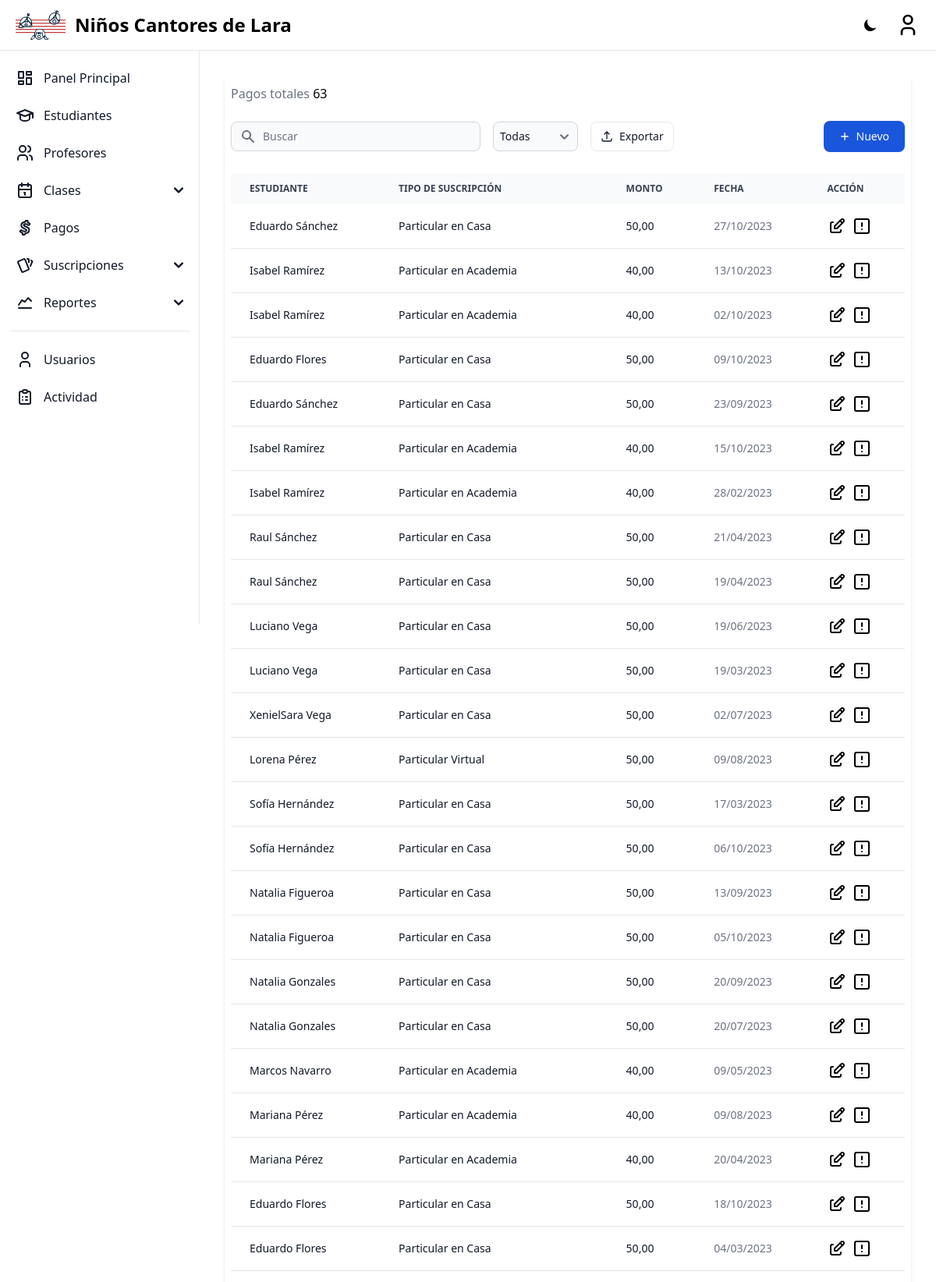
/payments/ (signed in, upper part), run on the app's committed database.
### home/models.py (models this page shows, shortened)
class Payment(models.Model):
    subscription = models.ForeignKey(Subscription, on_delete=models.CASCADE, related_name='payments', verbose_name=_('Subscription'))
    price = models.DecimalField(verbose_name=_('Price'), max_digits=10, decimal_places=2)
    date = models.DateTimeField(verbose_name=_('Date'), )

class Subscription(models.Model):
    subscription_type = models.ForeignKey(SubscriptionType, on_delete=models.CASCADE, verbose_name=_('Subscription Type'))
    student = models.ForeignKey('Student', on_delete=models.CASCADE, verbose_name=_('Student'))
    start_date = models.DateField(verbose_name=_('Start Date'))
    end_date = models.DateField(verbose_name=_('End Date'))
    is_active = models.BooleanField(verbose_name=_('Active'), default=True)
    auto_renewal = models.BooleanField(verbose_name=_('Auto Renewal'), default=True)

class Student(models.Model):
    identify_card = models.CharField(verbose_name=_('Identify Card'), max_length=20, blank=True, null=True)
    first_name = models.CharField(verbose_name=_('First Name'), max_length=255)
    second_name = models.CharField(verbose_name=_('Second Name'), max_length=255, blank=True, null=True)
    first_surname = models.CharField(verbose_name=_('First Surname'), max_length=255)
    second_surname = models.CharField(verbose_name=_('Second Surname'), max_length=255, blank=True, null=True)
    birthdate = models.DateField(verbose_name=_('Birthdate'))
    phone_number = models.CharField(verbose_name=_('Phone'), max_length=20)
    email = models.EmailField(verbose_name=_('Email'), )
    address = models.TextField(verbose_name=_('Address'), )
    is_active = models.BooleanField(verbose_name=_('Active'), default=True)
    def __str__(self):
        return f'{self.first_name} {self.first_surname}'
    class Meta:
        constraints = [
            UniqueConstraint(
                fields=['identify_card','first_name', 'second_name', 'first_surname', 'second_surname', 'birthdate'],
                name='unique_student'
            )
        ]

class SubscriptionType(models.Model):
    name = models.CharField(verbose_name=_('Name'), max_length=255)
    description = models.TextField(verbose_name=_('Description'), blank=True, null=True)
    price = models.DecimalField(verbose_name=_('Price'), max_digits=10, decimal_places=2, blank=True, null=True)
    number_of_lessons = models.IntegerField(verbose_name=_('Number of Lessons'), blank=True, null=True)
    class Meta:
        constraints = [
            UniqueConstraint(
                fields=['name', 'price'],
                name='unique_subscription_type'
            )
        ]

### home/views/payments.py (the view)
# urls.py: path('payments/', Payment_ListView.as_view(), name='payment-list'),
class Payment_ListView(ListView):
    model = Payment
    template_name = 'home/payment_list.html'
    context_object_name = 'payments'

### templates/home/payment_list.html (shortened to what this page needs)
{% extends "base.html" %}
{% block content %}
{% load compress %}
{% load static %}
<div class="relative overflow-x-auto shadow-md sm:rounded-lg px-2">
    <div class="flex py-3 flex-row lg:items-center justify-between space-y-0 space-x-4">
        <div class="flex items-center flex-1 space-x-4">
            <h5>
                <span class="text-gray-500 dark:text-gray-300">Pagos totales</span>
                <span class="dark:text-white">{{ payments | length}}</span>
            </h5>
        </div>
    </div>
    <div class="flex flex-row w-full items-center justify-between pb-4">
        <div class="flex py-3 flex-row items-center justify-between space-y-0 space-x-4">
            <div>
                <div class="relative">
                    <div class="absolute inset-y-0 left-0 flex items-center pl-3 pointer-events-none">
                    </div>
                    <input type="text" id="table-search"  class="block p-2 pl-10 text-sm text-gray-900 border border-gray-300 rounded-lg w-80 bg-gray-50 focus:ring-blue-500 focus:border-blue-500 dark:bg-gray-700 dark:border-gray-600 dark:placeholder-gray-400 dark:text-white dark:focus:ring-blue-500 dark:focus:border-blue-500" placeholder="Buscar">
                </div>
            </div>
            <div class="relative">
                <select id="filter-status" class="block p-2 pr-6 text-sm text-gray-900 border border-gray-300 rounded-lg bg-gray-50 focus:ring-blue-500 focus:border-blue-500 dark:bg-gray-700 dark:border-gray-600 dark:placeholder-gray-400 dark:text-white dark:focus:ring-blue-500 dark:focus:border-blue-500">
                    <option value="">Todas</option>
                </select>
            </div>
            <div class="flex flex-col flex-shrink-0 space-y-3 md:flex-row md:items-center lg:justify-end md:space-y-0 md:space-x-3">
                <button type="button" class="export-button flex items-center justify-center flex-shrink-0 px-3 py-2 text-sm font-medium text-gray-900 bg-white border border-gray-200 rounded-lg focus:outline-none hover:bg-gray-100 hover:text-primary-700 focus:z-10 focus:ring-4 focus:ring-gray-200 dark:focus:ring-gray-700 dark:bg-gray-800 dark:text-gray-400 dark:border-gray-600 dark:hover:text-white dark:hover:bg-gray-700">
                    <svg class="w-4 h-4 mr-2" xmlns="http://www.w3.org/2000/svg" fill="none" viewbox="0 0 24 24" stroke-width="2" stroke="currentColor" aria-hidden="true">
                        <path stroke-linecap="round" stroke-linejoin="round" d="M3 16.5v2.25A2.25 2.25 0 005.25 21h13.5A2.25 2.25 0 0021 18.75V16.5m-13.5-9L12 3m0 0l4.5 4.5M12 3v13.5" />
                    </svg>
                    Exportar
                </button>
            </div>
        </div>
        <button type="button" onclick="window.location.href = '{% url 'payment-create' %}'" class="flex items-center justify-center text-white bg-blue-700 hover:bg-blue-800 focus:ring-4 focus:outline-none focus:ring-blue-300 font-medium rounded-lg text-sm w-full sm:w-auto px-5 py-2.5 text-center dark:bg-blue-600 dark:hover:bg-blue-700 dark:focus:ring-blue-800">
            <svg class="h-3.5 w-3.5 mr-2" fill="currentColor" viewbox="0 0 20 20" xmlns="http://www.w3.org/2000/svg" aria-hidden="true">
                <path clip-rule="evenodd" fill-rule="evenodd" d="M10 3a1 1 0 011 1v5h5a1 1 0 110 2h-5v5a1 1 0 11-2 0v-5H4a1 1 0 110-2h5V4a1 1 0 011-1z" />
            </svg>
            Nuevo
        </button>
    </div>
    <table class="w-full text-sm text-left text-gray-500 dark:text-gray-400" id="table-file">
        <thead class="text-xs text-gray-700 uppercase bg-gray-50 dark:bg-gray-700 dark:text-gray-400">
            <tr>
                <th scope="col" class="px-6 py-3">
                    Estudiante
                </th>
                <th scope="col" class="px-6 py-3">
                    Tipo de suscripción
                </th>
                <th scope="col" class="px-6 py-3">
                    Monto
                </th>
                <th scope="col" class="px-6 py-3">
                    Fecha
                </th>
                <th scope="col" class="px-6 py-3">
                    Acción
                </th>
            </tr>
        </thead>
        <tbody>
            {% for payment in payments %}
            <tr class="bg-white border-b dark:bg-gray-900 dark:border-gray-700" data-status="{% if lesson.lesson_status %}active{% else %}inactive{% endif %}">
                <td class="px-6 py-4 font-medium text-gray-900 whitespace-nowrap dark:text-white">
                    {{ payment.subscription.student }}
                </td>
                <td class="px-6 py-4 font-medium text-gray-900 whitespace-nowrap dark:text-white">
                    {{ payment.subscription.subscription_type.name }}
                </td>
                <td class="px-6 py-4 font-medium text-gray-900 whitespace-nowrap dark:text-white">
                    {{ payment.price }}
                </td>
                <td class="px-6 py-4">
                    {{ payment.date|date:"d/m/Y" }}
                </td>
                <td class="px-6 py-4">
                    <div class="flex items-center h-full flex-1 flex-row gap-x-2">
                        <a href="{% url 'payment-update' payment.pk %}" class="font-medium text-black dark:text-white hover:underline">
                        </a>
                        <button
                            class="font-medium text-black dark:text-white hover:underline"
                            onclick="openModal('lessonModal', {
                                'Fecha': '{% if lesson.start_date %}{{ lesson.start_date|date:"l j, g:iA" }}{% endif %}',
                                'Estudiante': '{{ lesson.subscription.student }}',
                                'Precio': '{% if lesson.price %}${{lesson.price}}{% else %}$0{% endif %}',
                                'Profesor': '{{ lesson.teacher }}',
                                'Clase vista': '{% if lesson.lesson_status %}Vista{% else %}No vista{% endif %}',
                            })">
                        </button>
                    </div>
                </td>
            </tr>
            {% endfor %}
        </tbody>
    </table>
</div>
{% endblock %}

### data on the page
Payment: subscription.student "Eduardo Sánchez", subscription.subscription_type.name "Particular en Casa", price "50,00", date "27/10/2023"
Payment: subscription.student "Isabel Ramírez", subscription.subscription_type.name "Particular en Academia", price "40,00", date "13/10/2023"
Payment: subscription.student "Isabel Ramírez", subscription.subscription_type.name "Particular en Academia", price "40,00", date "02/10/2023"
Payment: subscription.student "Eduardo Flores", subscription.subscription_type.name "Particular en Casa", price "50,00", date "09/10/2023"
Payment: subscription.student "Eduardo Sánchez", subscription.subscription_type.name "Particular en Casa", price "50,00", date "23/09/2023"
Payment: subscription.student "Isabel Ramírez", subscription.subscription_type.name "Particular en Academia", price "40,00", date "15/10/2023"
Payment: subscription.student "Isabel Ramírez", subscription.subscription_type.name "Particular en Academia", price "40,00", date "28/02/2023"
Payment: subscription.student "Raul Sánchez", subscription.subscription_type.name "Particular en Casa", price "50,00", date "21/04/2023"
Payment: subscription.student "Raul Sánchez", subscription.subscription_type.name "Particular en Casa", price "50,00", date "19/04/2023"
Payment: subscription.student "Luciano Vega", subscription.subscription_type.name "Particular en Casa", price "50,00", date "19/06/2023"
Payment: subscription.student "Luciano Vega", subscription.subscription_type.name "Particular en Casa", price "50,00", date "19/03/2023"
Payment: subscription.student "XenielSara Vega", subscription.subscription_type.name "Particular en Casa", price "50,00", date "02/07/2023"
Payment: subscription.student "Lorena Pérez", subscription.subscription_type.name "Particular Virtual", price "50,00", date "09/08/2023"
Payment: subscription.student "Sofía Hernández", subscription.subscription_type.name "Particular en Casa", price "50,00", date "17/03/2023"
Payment: subscription.student "Sofía Hernández", subscription.subscription_type.name "Particular en Casa", price "50,00", date "06/10/2023"
Payment: subscription.student "Natalia Figueroa", subscription.subscription_type.name "Particular en Casa", price "50,00", date "13/09/2023"
Payment: subscription.student "Natalia Figueroa", subscription.subscription_type.name "Particular en Casa", price "50,00", date "05/10/2023"
Payment: subscription.student "Natalia Gonzales", subscription.subscription_type.name "Particular en Casa", price "50,00", date "20/09/2023"
Payment: subscription.student "Natalia Gonzales", subscription.subscription_type.name "Particular en Casa", price "50,00", date "20/07/2023"
Payment: subscription.student "Marcos Navarro", subscription.subscription_type.name "Particular en Academia", price "40,00", date "09/05/2023"
Payment: subscription.student "Mariana Pérez", subscription.subscription_type.name "Particular en Academia", price "40,00", date "09/08/2023"
Payment: subscription.student "Mariana Pérez", subscription.subscription_type.name "Particular en Academia", price "40,00", date "20/04/2023"
Payment: subscription.student "Eduardo Flores", subscription.subscription_type.name "Particular en Casa", price "50,00", date "18/10/2023"
Payment: subscription.student "Eduardo Flores", subscription.subscription_type.name "Particular en Casa", price "50,00", date "04/03/2023"

### other printed values
{{ payments | length }} "63"
